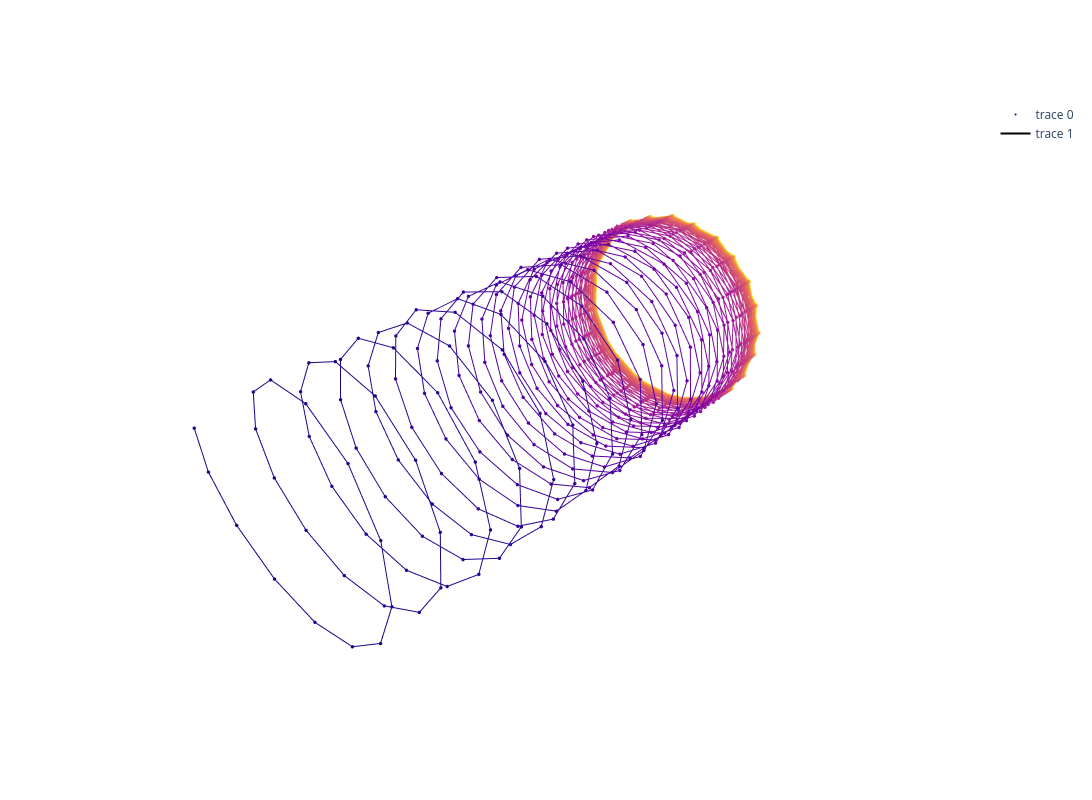

Notebook code for this chart:
### Markdown cell above
### Plot one perturbation attractor

### Code cell
scaled_perturbation = StandardScaler().fit_transform(perturb_recordings[-4][500:])
print(scaled_perturbation.shape)
pca_perturbation = PCA(n_components=3).fit_transform(scaled_perturbation)
print(pca_perturbation.shape)

fig = go.Figure(data=go.Scatter3d(
    x=pca_perturbation[:,0],
    y=pca_perturbation[:,1],
    z=pca_perturbation[:,2],
    mode='markers',
    marker=dict(
        size=2,
        opacity=1.0,
        colorscale="plasma",
        color=np.arange(0,len(pca_perturbation))
    )

))

fig.update_traces(selector=dict(mode='markers'))

fig.add_scatter3d(
    x=pca_perturbation[:,0],
    y=pca_perturbation[:,1],
    z=pca_perturbation[:,2],
    mode='lines',
    line=dict(
        colorscale="plasma",
        color=np.arange(0,len(pca_perturbation))
    )
)

fig.update_traces(selector=dict(mode='lines'))

fig.update_layout(
    autosize=False,
    width=1200,  # Set the desired width in pixels
    height=800, # Set the desired height in pixels
    margin=dict(l=50, r=50, b=100, t=100, pad=4), # Optional: adjust margins
    scene=dict(
        xaxis=dict(visible=False),
        yaxis=dict(visible=False),
        zaxis=dict(visible=False)
    )
)

### Figure 1 — Plotly figure (JSON) as saved in the notebook; plotly's stock layout.template omitted (floating-point values rounded to 4 significant figures; data arrays with more than 128 entries replaced by an {"elided": "..."} marker saying what was removed)
{"data": [{"marker": {"color": {"elided": "1001 int values"}, "colorscale": [[0, "#0d0887"], [0.1111, "#46039f"], [0.2222, "#7201a8"], [0.3333, "#9c179e"], [0.4444, "#bd3786"], [0.5556, "#d8576b"], [0.6667, "#ed7953"], [0.7778, "#fb9f3a"], [0.8889, "#fdca26"], [1, "#f0f921"]], "opacity": 1, "size": 2}, "mode": "markers", "type": "scatter3d", "x": {"elided": "1001 float values"}, "y": {"elided": "1001 float values"}, "z": {"elided": "1001 float values"}}, {"line": {"color": {"elided": "1001 int values"}, "colorscale": [[0, "#0d0887"], [0.1111, "#46039f"], [0.2222, "#7201a8"], [0.3333, "#9c179e"], [0.4444, "#bd3786"], [0.5556, "#d8576b"], [0.6667, "#ed7953"], [0.7778, "#fb9f3a"], [0.8889, "#fdca26"], [1, "#f0f921"]]}, "mode": "lines", "type": "scatter3d", "x": {"elided": "1001 float values"}, "y": {"elided": "1001 float values"}, "z": {"elided": "1001 float values"}}], "layout": {"autosize": false, "height": 800, "margin": {"b": 100, "l": 50, "pad": 4, "r": 50, "t": 100}, "scene": {"xaxis": {"visible": false}, "yaxis": {"visible": false}, "zaxis": {"visible": false}}, "width": 1200}}
